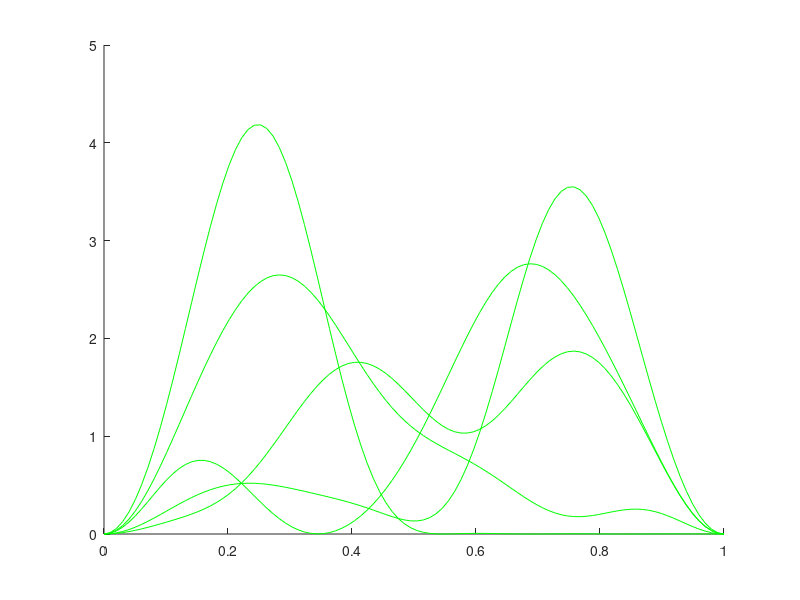

This figure's MATLAB source:


clc
clear
x = linspace(0,1,100);
a =1;
x1 = linspace(0,a/2,100);
x2 = linspace(a/2,a,100);
 
n=5;
Psi1= sqrt(4/a)* sin(2*pi*x1/a);
 
%plot(x1,Psi1,x2,x2*0);
hold on 
 
c =zeros(n,1);
 
for j=1:n
 
c(j)= (sqrt(2)/a)*((a/((2-j)*pi))*(sin(.5*pi*(2-j)))-(a/((2+j)*pi))*(sin(.5*pi*(2+j))));
 
end
 
c(2)= 1/ sqrt(2);
 
Psi= 0;
for j=1:n
Psi = Psi + c(j)* (sqrt(2)/a)*(sin(pi*x.*j/a));
end



for k = 1:5
    t = linspace(0,1,5);
    
PsiComplete = 0;
Psi2 = 0;
for j = 1:n
    Psi2    =  Psi2 + c(j)* (sqrt(2)/a)*(sin(pi*x.*j/a)).*exp(1)^(-1i*j^(2)*t(k));
end
Psistar = 0;
for g = 1:n
   Psistar = Psistar + c(g)* (sqrt(2)/a)*(sin(pi*x.*g/a)).*exp(1)^(1i * g^(2)*t(k));
end

PsiComplete =  (Psi2 .* Psistar) ;

plot(x,PsiComplete,'g');

M(k) = getframe;


end



% PsiComplete = 0;
% Psi2 = 0;
% t = 2;
% for j = 1:n
%     Psi2    =  Psi2 + c(j)* (sqrt(2)/a)*(sin(pi*x.*j/a)).*exp(1)^(-1i*j^(2)*t);
% end
% Psistar = 0;
% for g = 1:n
%    Psistar = Psistar + c(g)* (sqrt(2)/a)*(sin(pi*x.*g/a)).*exp(1)^(1i * g^(2)*t);
% end
% 
% PsiComplete =  (Psi2 .* Psistar) ;
% 
% plot(x,PsiComplete);
% 
% 
% figure(1)
% hold on
% 
% plot(x,PsiComplete);
% 
% title('Probability Density for $\tau$ = 2 ', 'FontSize', 24, 'interpreter', 'latex');
% xlabel('Position (x)', 'interpreter','latex','FontSize', 24)
% ylabel('$|\Psi|^{2}$(x,$\tau$)', 'interpreter','latex','FontSize', 24)
% 
% 
% 
% 
% 
